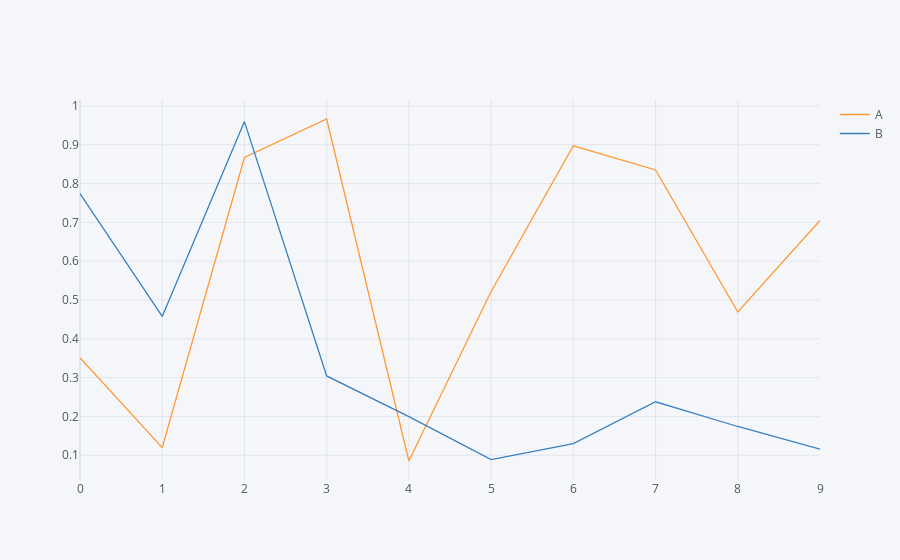

Notebook source saved alongside this figure:
### Code cell
df.iplot(kind='scatter')

### Figure 1 — Plotly figure (JSON) as saved in the notebook; plotly's stock layout.template omitted (floating-point values rounded to 4 significant figures)
{"data": [{"line": {"color": "rgba(255, 153, 51, 1.0)", "dash": "solid", "shape": "linear", "width": 1.3}, "mode": "lines", "name": "A", "text": "", "type": "scatter", "x": [0, 1, 2, 3, 4, 5, 6, 7, 8, 9], "y": [0.3511, 0.1197, 0.8671, 0.9663, 0.0853, 0.5221, 0.8973, 0.835, 0.4691, 0.7047]}, {"line": {"color": "rgba(55, 128, 191, 1.0)", "dash": "solid", "shape": "linear", "width": 1.3}, "mode": "lines", "name": "B", "text": "", "type": "scatter", "x": [0, 1, 2, 3, 4, 5, 6, 7, 8, 9], "y": [0.7743, 0.4577, 0.9596, 0.3045, 0.1998, 0.08888, 0.1301, 0.2379, 0.1742, 0.116]}], "layout": {"legend": {"bgcolor": "#F5F6F9", "font": {"color": "#4D5663"}}, "paper_bgcolor": "#F5F6F9", "plot_bgcolor": "#F5F6F9", "title": {"font": {"color": "#4D5663"}}, "xaxis": {"gridcolor": "#E1E5ED", "showgrid": true, "tickfont": {"color": "#4D5663"}, "title": {"font": {"color": "#4D5663"}, "text": ""}, "zerolinecolor": "#E1E5ED"}, "yaxis": {"gridcolor": "#E1E5ED", "showgrid": true, "tickfont": {"color": "#4D5663"}, "title": {"font": {"color": "#4D5663"}, "text": ""}, "zerolinecolor": "#E1E5ED"}}}
